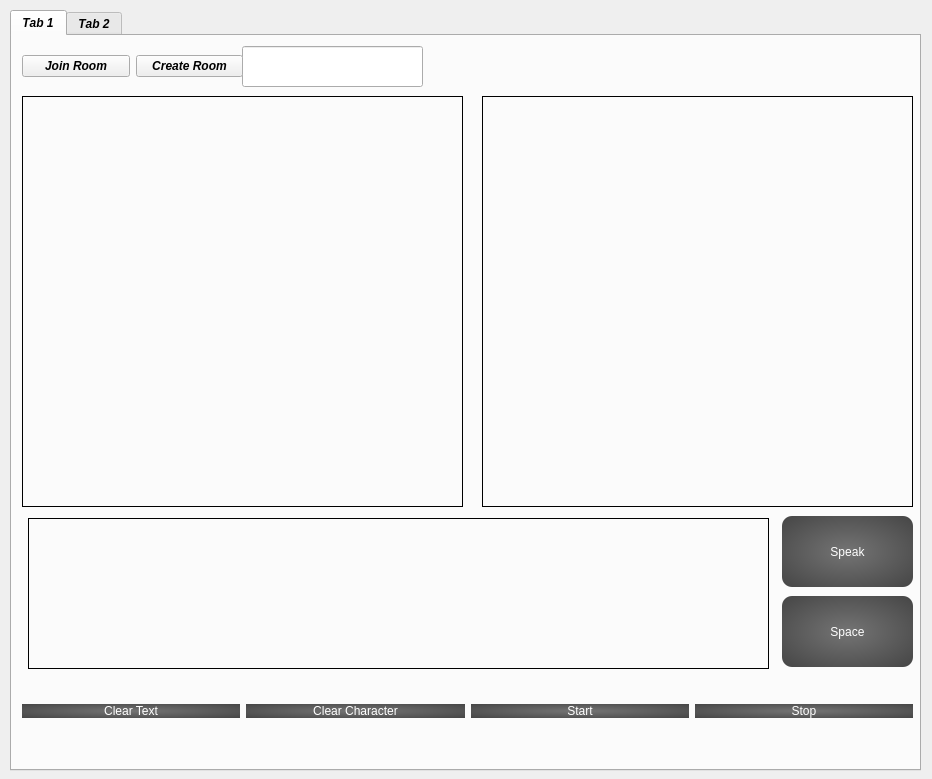
<?xml version="1.0" encoding="UTF-8"?>
<ui version="4.0">
 <class>MainWindow</class>
 <widget class="QMainWindow" name="MainWindow">
  <property name="geometry">
   <rect>
    <x>0</x>
    <y>0</y>
    <width>932</width>
    <height>779</height>
   </rect>
  </property>
  <property name="minimumSize">
   <size>
    <width>600</width>
    <height>400</height>
   </size>
  </property>
  <property name="windowTitle">
   <string>MainWindow</string>
  </property>
  <property name="styleSheet">
   <string notr="true"/>
  </property>
  <property name="animated">
   <bool>true</bool>
  </property>
  <widget class="QWidget" name="centralwidget">
   <widget class="QTabWidget" name="tabWidget">
    <property name="geometry">
     <rect>
      <x>10</x>
      <y>10</y>
      <width>911</width>
      <height>761</height>
     </rect>
    </property>
    <property name="font">
     <font>
      <weight>75</weight>
      <italic>true</italic>
      <bold>true</bold>
      <underline>false</underline>
      <stylestrategy>PreferAntialias</stylestrategy>
      <kerning>false</kerning>
     </font>
    </property>
    <property name="inputMethodHints">
     <set>Qt::ImhNone</set>
    </property>
    <property name="tabPosition">
     <enum>QTabWidget::North</enum>
    </property>
    <property name="currentIndex">
     <number>0</number>
    </property>
    <property name="usesScrollButtons">
     <bool>true</bool>
    </property>
    <property name="tabsClosable">
     <bool>false</bool>
    </property>
    <property name="movable">
     <bool>true</bool>
    </property>
    <property name="tabBarAutoHide">
     <bool>true</bool>
    </property>
    <widget class="QWidget" name="tab">
     <attribute name="title">
      <string>Tab 1</string>
     </attribute>
     <widget class="QLabel" name="label1">
      <property name="geometry">
       <rect>
        <x>10</x>
        <y>60</y>
        <width>441</width>
        <height>411</height>
       </rect>
      </property>
      <property name="frameShape">
       <enum>QFrame::Box</enum>
      </property>
      <property name="text">
       <string/>
      </property>
      <property name="scaledContents">
       <bool>false</bool>
      </property>
      <property name="alignment">
       <set>Qt::AlignCenter</set>
      </property>
     </widget>
     <widget class="QWidget" name="layoutWidget">
      <property name="geometry">
       <rect>
        <x>10</x>
        <y>640</y>
        <width>891</width>
        <height>71</height>
       </rect>
      </property>
      <layout class="QHBoxLayout" name="horizontalLayout">
       <item>
        <widget class="QPushButton" name="clear">
         <property name="styleSheet">
          <string notr="true">QPushButton {
                              background-color: qradialgradient(cx: 0.5, cy: 0.5, radius: 1, fx: 0.5, fy: 0.5, stop: 0 rgba(116, 116, 116), stop: 1 rgba(50, 50, 50));
                              border: 15px;
                              color: rgb(255, 255, 255);
                              font: 20pt &quot;Segoe MDL2 Assets&quot;;
                              border-radius: 10px;
                          }
                          QPushButton:pressed {
                              background-color: qradialgradient(cx: 0.5, cy: 0.5, radius: 1, fx: 0.5, fy: 0.5, stop: 0 rgba(50, 50, 50), stop: 1 rgba(116, 116, 116));
                          }</string>
         </property>
         <property name="text">
          <string>Clear Text</string>
         </property>
        </widget>
       </item>
       <item>
        <widget class="QPushButton" name="delete_2">
         <property name="styleSheet">
          <string notr="true">QPushButton {
                              background-color: qradialgradient(cx: 0.5, cy: 0.5, radius: 1, fx: 0.5, fy: 0.5, stop: 0 rgba(116, 116, 116), stop: 1 rgba(50, 50, 50));
                              border: 15px;
                              color: rgb(255, 255, 255);
                              font: 20pt &quot;Segoe MDL2 Assets&quot;;
                              border-radius: 10px;
                          }
                          QPushButton:pressed {
                              background-color: qradialgradient(cx: 0.5, cy: 0.5, radius: 1, fx: 0.5, fy: 0.5, stop: 0 rgba(50, 50, 50), stop: 1 rgba(116, 116, 116));
                          }</string>
         </property>
         <property name="text">
          <string>Clear Character</string>
         </property>
        </widget>
       </item>
       <item>
        <widget class="QPushButton" name="startcam">
         <property name="styleSheet">
          <string notr="true">QPushButton {
                              background-color: qradialgradient(cx: 0.5, cy: 0.5, radius: 1, fx: 0.5, fy: 0.5, stop: 0 rgba(116, 116, 116), stop: 1 rgba(50, 50, 50));
                              border: 15px;
                              color: rgb(255, 255, 255);
                              font: 20pt &quot;Segoe MDL2 Assets&quot;;
                              border-radius: 10px;
                          }
                          QPushButton:pressed {
                              background-color: qradialgradient(cx: 0.5, cy: 0.5, radius: 1, fx: 0.5, fy: 0.5, stop: 0 rgba(50, 50, 50), stop: 1 rgba(116, 116, 116));
                          }</string>
         </property>
         <property name="text">
          <string>Start</string>
         </property>
        </widget>
       </item>
       <item>
        <widget class="QPushButton" name="pausecam">
         <property name="styleSheet">
          <string notr="true">QPushButton {
                              background-color: qradialgradient(cx: 0.5, cy: 0.5, radius: 1, fx: 0.5, fy: 0.5, stop: 0 rgba(116, 116, 116), stop: 1 rgba(50, 50, 50));
                              border: 15px;
                              color: rgb(255, 255, 255);
                              font: 20pt &quot;Segoe MDL2 Assets&quot;;
                              border-radius: 10px;
                          }
                          QPushButton:pressed {
                              background-color: qradialgradient(cx: 0.5, cy: 0.5, radius: 1, fx: 0.5, fy: 0.5, stop: 0 rgba(50, 50, 50), stop: 1 rgba(116, 116, 116));
                          }</string>
         </property>
         <property name="text">
          <string>Stop</string>
         </property>
        </widget>
       </item>
      </layout>
     </widget>
     <widget class="QPushButton" name="speak">
      <property name="geometry">
       <rect>
        <x>770</x>
        <y>480</y>
        <width>131</width>
        <height>71</height>
       </rect>
      </property>
      <property name="styleSheet">
       <string notr="true">QPushButton {
                              background-color: qradialgradient(cx: 0.5, cy: 0.5, radius: 1, fx: 0.5, fy: 0.5, stop: 0 rgba(116, 116, 116), stop: 1 rgba(50, 50, 50));
                              border: 15px;
                              color: rgb(255, 255, 255);
                              font: 20pt &quot;Segoe MDL2 Assets&quot;;
                              border-radius: 10px;
                          }
                          QPushButton:pressed {
                              background-color: qradialgradient(cx: 0.5, cy: 0.5, radius: 1, fx: 0.5, fy: 0.5, stop: 0 rgba(50, 50, 50), stop: 1 rgba(116, 116, 116));
                          }</string>
      </property>
      <property name="text">
       <string>Speak</string>
      </property>
     </widget>
     <widget class="QLabel" name="text">
      <property name="geometry">
       <rect>
        <x>16</x>
        <y>482</y>
        <width>741</width>
        <height>151</height>
       </rect>
      </property>
      <property name="font">
       <font>
        <family>Segoe UI</family>
        <pointsize>16</pointsize>
        <weight>50</weight>
        <italic>false</italic>
        <bold>false</bold>
       </font>
      </property>
      <property name="layoutDirection">
       <enum>Qt::LeftToRight</enum>
      </property>
      <property name="locale">
       <locale language="English" country="UnitedArabEmirates"/>
      </property>
      <property name="frameShape">
       <enum>QFrame::Box</enum>
      </property>
      <property name="text">
       <string/>
      </property>
     </widget>
     <widget class="QPushButton" name="space">
      <property name="geometry">
       <rect>
        <x>770</x>
        <y>560</y>
        <width>131</width>
        <height>71</height>
       </rect>
      </property>
      <property name="styleSheet">
       <string notr="true">QPushButton {
                              background-color: qradialgradient(cx: 0.5, cy: 0.5, radius: 1, fx: 0.5, fy: 0.5, stop: 0 rgba(116, 116, 116), stop: 1 rgba(50, 50, 50));
                              border: 15px;
                              color: rgb(255, 255, 255);
                              font: 20pt &quot;Segoe MDL2 Assets&quot;;
                              border-radius: 10px;
                          }
                          QPushButton:pressed {
                              background-color: qradialgradient(cx: 0.5, cy: 0.5, radius: 1, fx: 0.5, fy: 0.5, stop: 0 rgba(50, 50, 50), stop: 1 rgba(116, 116, 116));
                          }</string>
      </property>
      <property name="text">
       <string>Space</string>
      </property>
     </widget>
     <widget class="QLabel" name="label2">
      <property name="geometry">
       <rect>
        <x>470</x>
        <y>60</y>
        <width>431</width>
        <height>411</height>
       </rect>
      </property>
      <property name="frameShape">
       <enum>QFrame::Box</enum>
      </property>
      <property name="text">
       <string/>
      </property>
      <property name="scaledContents">
       <bool>false</bool>
      </property>
      <property name="alignment">
       <set>Qt::AlignCenter</set>
      </property>
     </widget>
     <widget class="QLineEdit" name="room_id_edit">
      <property name="geometry">
       <rect>
        <x>230</x>
        <y>10</y>
        <width>181</width>
        <height>41</height>
       </rect>
      </property>
     </widget>
     <widget class="QWidget" name="layoutWidget">
      <property name="geometry">
       <rect>
        <x>10</x>
        <y>10</y>
        <width>221</width>
        <height>41</height>
       </rect>
      </property>
      <layout class="QGridLayout" name="gridLayout">
       <item row="0" column="0">
        <widget class="QPushButton" name="join_room_button">
         <property name="text">
          <string>Join Room</string>
         </property>
        </widget>
       </item>
       <item row="0" column="1">
        <widget class="QPushButton" name="create_room_button">
         <property name="text">
          <string>Create Room</string>
         </property>
        </widget>
       </item>
      </layout>
     </widget>
    </widget>
    <widget class="QWidget" name="tab_2">
     <attribute name="title">
      <string>Tab 2</string>
     </attribute>
     <widget class="QLabel" name="img_label">
      <property name="geometry">
       <rect>
        <x>10</x>
        <y>10</y>
        <width>421</width>
        <height>441</height>
       </rect>
      </property>
      <property name="frameShape">
       <enum>QFrame::Box</enum>
      </property>
      <property name="text">
       <string>Image</string>
      </property>
     </widget>
     <widget class="QLabel" name="text_2">
      <property name="geometry">
       <rect>
        <x>10</x>
        <y>460</y>
        <width>891</width>
        <height>121</height>
       </rect>
      </property>
      <property name="styleSheet">
       <string notr="true">font: 11pt &quot;MS Shell Dlg 2&quot;;</string>
      </property>
      <property name="frameShape">
       <enum>QFrame::Box</enum>
      </property>
      <property name="text">
       <string>Text</string>
      </property>
     </widget>
     <widget class="QLabel" name="img_label_2">
      <property name="geometry">
       <rect>
        <x>460</x>
        <y>10</y>
        <width>441</width>
        <height>441</height>
       </rect>
      </property>
      <property name="frameShape">
       <enum>QFrame::Box</enum>
      </property>
      <property name="text">
       <string>Image</string>
      </property>
     </widget>
     <widget class="QSplitter" name="splitter">
      <property name="geometry">
       <rect>
        <x>10</x>
        <y>600</y>
        <width>881</width>
        <height>111</height>
       </rect>
      </property>
      <property name="orientation">
       <enum>Qt::Horizontal</enum>
      </property>
      <widget class="QPushButton" name="record_button">
       <property name="text">
        <string>Start Record</string>
       </property>
      </widget>
      <widget class="QPushButton" name="stop_record_button">
       <property name="text">
        <string>Stop Record</string>
       </property>
      </widget>
      <widget class="QPushButton" name="stop_video">
       <property name="text">
        <string>Stop Video</string>
       </property>
      </widget>
      <widget class="QPushButton" name="play_video">
       <property name="text">
        <string>Play/Replay Video</string>
       </property>
      </widget>
     </widget>
    </widget>
   </widget>
  </widget>
 </widget>
 <resources/>
 <connections/>
</ui>
